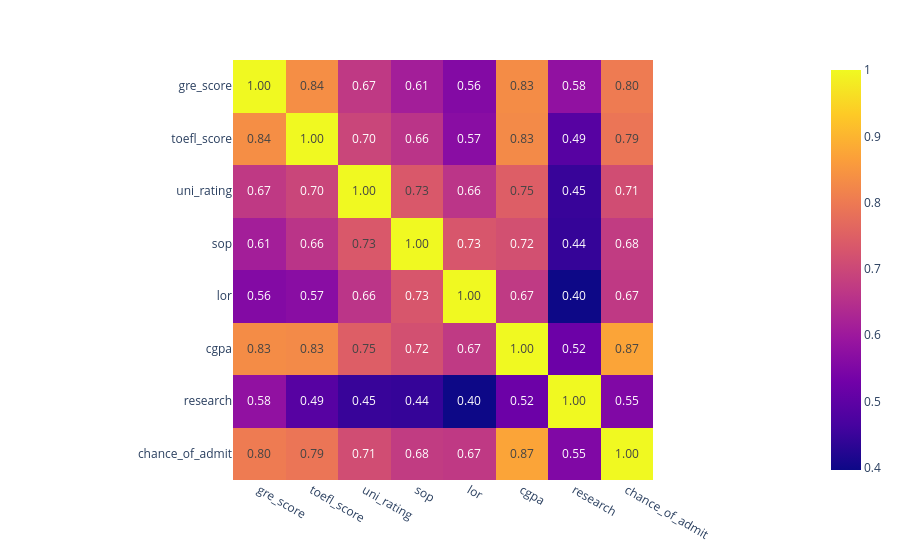

Notebook cell for this chart:
### Code cell
# I would like to plot a correlation matrix to see if any of the dataset
# features correlate with one another.

correlation_matrix = df.corr()

graph = px.imshow(
    correlation_matrix,
    text_auto=".2f",
)
graph.show()

### Figure 1 — Plotly figure (JSON) as saved in the notebook; plotly's stock layout.template omitted (floating-point values rounded to 4 significant figures)
{"data": [{"coloraxis": "coloraxis", "hovertemplate": "x: %{x}<br>y: %{y}<br>color: %{z}<extra></extra>", "name": "0", "texttemplate": "%{z:.2f}", "type": "heatmap", "x": ["gre_score", "toefl_score", "uni_rating", "sop", "lor", "cgpa", "research", "chance_of_admit"], "xaxis": "x", "y": ["gre_score", "toefl_score", "uni_rating", "sop", "lor", "cgpa", "research", "chance_of_admit"], "yaxis": "y", "z": [[1.0, 0.836, 0.669, 0.6128, 0.5576, 0.8331, 0.5804, 0.8026], [0.836, 1.0, 0.6956, 0.658, 0.5677, 0.8284, 0.4899, 0.7916], [0.669, 0.6956, 1.0, 0.7345, 0.6601, 0.7465, 0.4478, 0.7113], [0.6128, 0.658, 0.7345, 1.0, 0.7296, 0.7181, 0.444, 0.6757], [0.5576, 0.5677, 0.6601, 0.7296, 1.0, 0.6702, 0.3969, 0.6699], [0.8331, 0.8284, 0.7465, 0.7181, 0.6702, 1.0, 0.5217, 0.8733], [0.5804, 0.4899, 0.4478, 0.444, 0.3969, 0.5217, 1.0, 0.5532], [0.8026, 0.7916, 0.7113, 0.6757, 0.6699, 0.8733, 0.5532, 1.0]]}], "layout": {"coloraxis": {"colorscale": [[0, "#0d0887"], [0.1111, "#46039f"], [0.2222, "#7201a8"], [0.3333, "#9c179e"], [0.4444, "#bd3786"], [0.5556, "#d8576b"], [0.6667, "#ed7953"], [0.7778, "#fb9f3a"], [0.8889, "#fdca26"], [1, "#f0f921"]]}, "margin": {"t": 60}, "xaxis": {"anchor": "y", "constrain": "domain", "domain": [0, 1], "scaleanchor": "y"}, "yaxis": {"anchor": "x", "autorange": "reversed", "constrain": "domain", "domain": [0, 1]}}}
